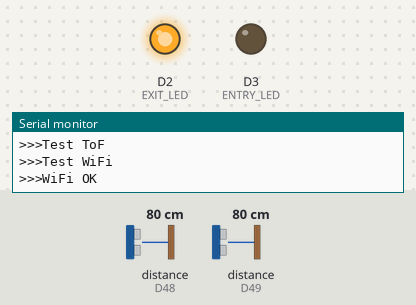
This sketch was run on a simulated Arduino MKR. Shown: output pins drawn as LEDs (lit = HIGH), the last lines printed to the serial monitor. The inputs (shaded band) are chosen by the test bench; at power-on: distance to the obstacle (sensors on D48, D49) 80 cm. WiFi joins after 1.5 s; servers stay silent unless stated; no MQTT or app messages arrive unless stated; pins used as bus, display or sensor lines are not drawn.

Above: at 2.6 s.
At 7.6 s:
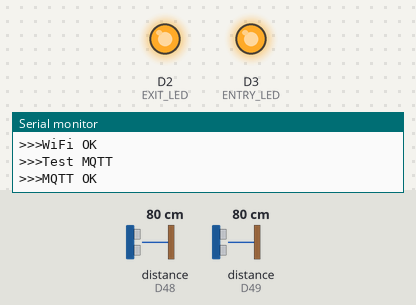
At 12.6 s:
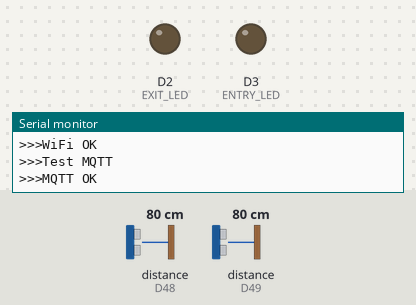
Timing chart, 0 to 14.1 s (numbered marks = the images above):
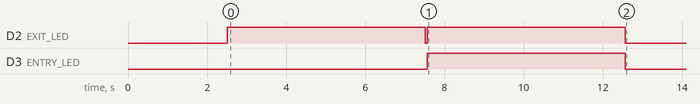

The sketch:

multiple_ToF_adafruit_realTime.ino
```cpp
#include <Wire.h>
#include <WiFi101.h>
#include <PubSubClient.h>
#include <ArduinoJson.h>
#include "Adafruit_VL53L0X.h"

/****** setup WiFi ******/

char ssid[] = "";
char pass[] = "";
int status = WL_IDLE_STATUS;
WiFiClient ClientWiFi;
PubSubClient client(ClientWiFi);

/****** setup MQTT ******/
const char* MQTT_SERVER = "";
const char* TOPIC = "smartgate/sg2/mls/multiple_tof";
const char* TEST_TOPIC = "smartgate/sg2/mls/multiple_tof/test";

/****** setup temporal parameter ******/
const int MILLISECOND_PER_PACKET = 1000;
const int MIN_MOVEMENT = 400;
const int DURATA = 1000;

/****** PIN MKR1000 ******/
const int PINtoRESET = 1;
const int ENTRY_LED = 3; //RED    //2
const int EXIT_LED = 2; //GREEN   //3
const int SENSOR_0 = 6;           //6
const int SENSOR_1 = 7;           //7

/****** setup JSON array ******/
char JSONmessagebuffer[10000];
StaticJsonBuffer<10000>  JSONbuffer;
JsonObject& root = JSONbuffer.createObject();
JsonArray& tof0 = root.createNestedArray("TOF0");
JsonArray& tof1 = root.createNestedArray("TOF1");

/****** sampling variables ******/
int sample = 0;
int sequenceNumber = 0;
int secondi = 1;
long int counter = 0;
int len =0;

/****** logic of the counter ******/
int new_ts_0 = 0;
int new_ts_1 = 0;
bool flag_0 = false;
bool flag_1 = false;
int timer_entrata = 0;
int timer_uscita = 0;

/****** ToF object ******/
Adafruit_VL53L0X sens0 = Adafruit_VL53L0X();
Adafruit_VL53L0X sens1 = Adafruit_VL53L0X();

void setup()
{
  Serial.begin(115200);
  delay(1000);
  Serial.println("Sto avviando...");
  Serial.println("Sto avviando...");
  /****** RESET ******/
  pinMode(PINtoRESET, INPUT);
  digitalWrite(PINtoRESET, LOW);

  /****** LED ******/
  pinMode(ENTRY_LED, OUTPUT);
  pinMode(EXIT_LED, OUTPUT);

  /****** TOF ******/
  digitalWrite(SENSOR_0, LOW);
  digitalWrite(SENSOR_1, LOW);


  //start initialization multiple sensor
  pinMode(SENSOR_0, OUTPUT);
  pinMode(SENSOR_1, OUTPUT);

  digitalWrite(SENSOR_0, LOW);
  digitalWrite(SENSOR_1, LOW);

  delay(10);

  digitalWrite(SENSOR_0, HIGH);
  digitalWrite(SENSOR_1, HIGH);
  //end initialization multiple sensor

  Serial.println(">>>Test ToF");
  //Test SENSOR 0
  digitalWrite(SENSOR_0, HIGH);
  digitalWrite(SENSOR_1, LOW);
  if (!sens0.begin(0x30)) {
    Serial.println(F("Failed to boot VL53L0X - 0 "));
    while(1);
  }

  //Test SENSOR 1
  digitalWrite(SENSOR_0, HIGH);
  digitalWrite(SENSOR_1, HIGH);
  if (!sens1.begin(0x31)) {
    while(1){
          Serial.println(F("Failed to boot VL53L0X - 1 "));
}
  Serial.println(">>>ToF OK");
  digitalWrite(ENTRY_LED, HIGH);
  delay(5000);
  digitalWrite(ENTRY_LED, LOW);
  }

  /****** WIFI ******/
  Serial.println(">>>Test WiFi");
  while ( status != WL_CONNECTED)
  {status = WiFi.begin(ssid, pass);}
  Serial.println(">>>WiFi OK");
  digitalWrite(EXIT_LED, HIGH);
  delay(5000);
  digitalWrite(EXIT_LED, LOW);

  /****** MQTT ******/
  Serial.println(">>>Test MQTT");
  client.setServer(MQTT_SERVER, 1883);
  if(!client.connected())
  {reconnect();}
  client.loop();
  Serial.println(">>>MQTT OK");
  digitalWrite(ENTRY_LED, HIGH);
  digitalWrite(EXIT_LED, HIGH);
  delay(5000);
  digitalWrite(ENTRY_LED, LOW);
  digitalWrite(EXIT_LED, LOW);

  counter=millis();
}

void loop()
{
  //Read Length Side 0
  VL53L0X_RangingMeasurementData_t measure0;
  sens0.rangingTest(&measure0, false);
  long distance_side_0 = measure0.RangeMilliMeter;

  //Read Length Side 1
  VL53L0X_RangingMeasurementData_t measure1;
  sens1.rangingTest(&measure1, false);
  long distance_side_1 = measure1.RangeMilliMeter;

  if(distance_side_0 > 1100)
  {
    distance_side_0 = 8190;
  }

  if(distance_side_1 > 1100)
  {
    distance_side_1 = 8190;
  }

  //Check error - reset side 0
  if (distance_side_0 < -1 or (distance_side_0 > 1300  and distance_side_0 < 7999))
  {
    client.publish(TEST_TOPIC,"Reset - side 0");
    delay(10);
    pinMode(PINtoRESET, OUTPUT);
  }

  //Check error - reset side 1
  if (distance_side_1 < -1 or (distance_side_1 > 1300  and distance_side_1 < 7999))
  {
    client.publish(TEST_TOPIC,"Reset - side 1");
    delay(10);
    pinMode(PINtoRESET, OUTPUT);
  }
  //Plot multiple graph
  Serial.print(distance_side_0);
  Serial.print(",");
  Serial.println(distance_side_1);

  //save lengths in json arrays
  tof0.add(distance_side_0);
  tof1.add(distance_side_1);

 /****** Real Time analysis ******/
  if (distance_side_0 < 8000 and flag_0 == false)
  {
    new_ts_0 = millis();
    flag_0 = true;
  }
  if (distance_side_1 < 8000 and flag_1 == false)
  {
    new_ts_1 = millis();
    flag_1 = true;
  }
  if (millis()-MIN_MOVEMENT > new_ts_0 and distance_side_0 > 8000)
  {
    flag_0 = false;
  }
  if (millis()-MIN_MOVEMENT > new_ts_1 and distance_side_1 > 8000)
  {
    flag_1 = false;
  }
  if (flag_0 == true and flag_1 == true)
  {
    if (new_ts_0 > new_ts_1)
      {
        flag_0 = false;
        flag_1 = false;

        client.publish(TEST_TOPIC,"2,Entry");
        digitalWrite(ENTRY_LED, HIGH);
        timer_entrata = millis();
      }
    else if (new_ts_0 < new_ts_1)
      {
        flag_0 = false;
        flag_1 = false;

        client.publish(TEST_TOPIC,"2,Exit");
        digitalWrite(EXIT_LED, HIGH);
        timer_uscita = millis();
      }
  }
  if (millis()-DURATA > timer_entrata)
  {
    digitalWrite(ENTRY_LED, LOW);
  }

  if (millis()-DURATA > timer_uscita)
  {
    digitalWrite(EXIT_LED, LOW);
  }
  /****** End Real Time analysis ******/

  sample = sample+1;

  /****** sending packet ******/
  if((millis()-counter)>secondi*MILLISECOND_PER_PACKET)
    {
      //check WiFi status
      while(WiFi.status() != WL_CONNECTED)
      {WiFi.begin(ssid, pass);}

      //check MQTT status
      if(!client.connected())
      {reconnect();}
      client.loop();

      root["SN"]=String(sequenceNumber);
      root["ID"]="SG2";
      //sampling result
      /*
      Serial.print("\n#SN ");
      Serial.print(sequenceNumber);
      Serial.print(" Campioni= ");
      Serial.print(sample);
      Serial.print(" istante= ");
      Serial.println(millis()-counter);
      */

      sample=0;
      secondi=secondi+1;
      sequenceNumber = sequenceNumber+1;

      //publish JSON message via MQTT
      root.printTo(JSONmessagebuffer);//,
      client.publish(TOPIC,JSONmessagebuffer);

      //reset JSON buffer
      JSONbuffer.clear();
      JsonObject& root = JSONbuffer.createObject();
      JsonArray& tof0 = root.createNestedArray("TOF0");
      JsonArray& tof1 = root.createNestedArray("TOF1");
    }
}

void reconnect()
{
  // Loop until we're reconnected
  while (!client.connected())
  {
    if (client.connect(""))
    {
       //connected
    }
    else
    {

      // Wait 5 seconds before retrying
      delay(5000);
    }
  }
}
```
